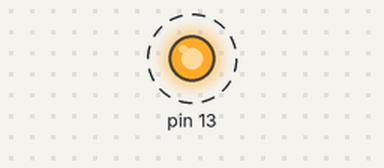
This sketch was run on a simulated Arduino Uno, built with avr-gcc and run on an emulated ATmega328P. Parts: output pins drawn as LEDs (lit = HIGH). Dashed ring = blinking.

Above: at 0.5 s.
Timing chart, 0 to 3.0 s (numbered marks = the images above):
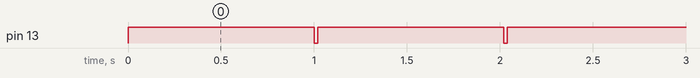

The sketch:

PruebaTtl.ino
```cpp
void setup() {
  pinMode(13, OUTPUT);

}         //Importante para cargar el programa debemos pulsar el boton subir, rapidamente pulsar el boton rset del ardino y soltarlo justo cuando pasa de "compilando" a "subiendo"

void loop() {
  digitalWrite(13, HIGH);
  delay(1000);
  digitalWrite(13, LOW);
  delay(20);

}
```

Measured:
- by itself, pin 13: alternates HIGH for 1.0 s and LOW for 0.02 s
